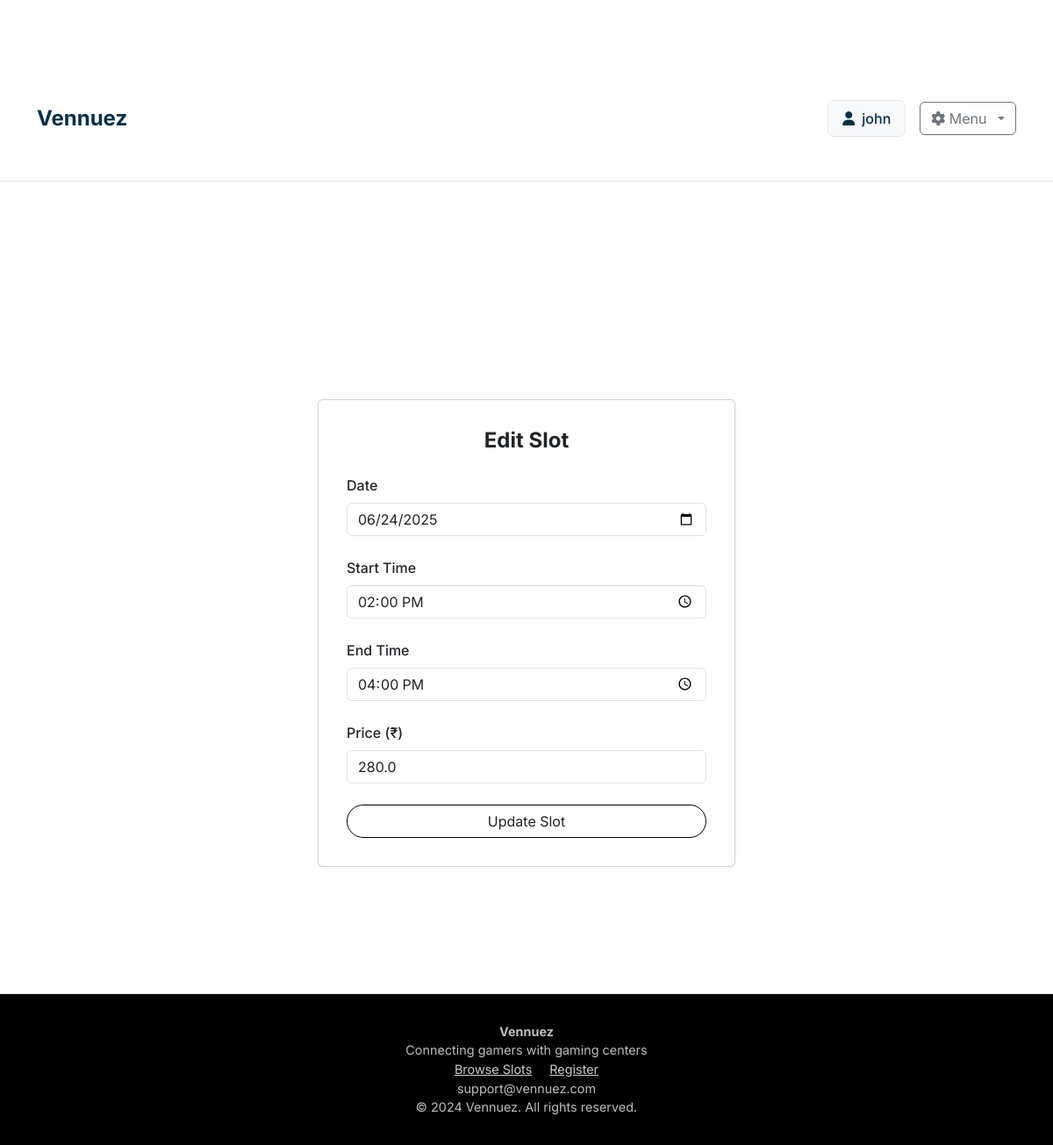
/edit_slot/2 (signed in), run on an earlier commit of the app's database.
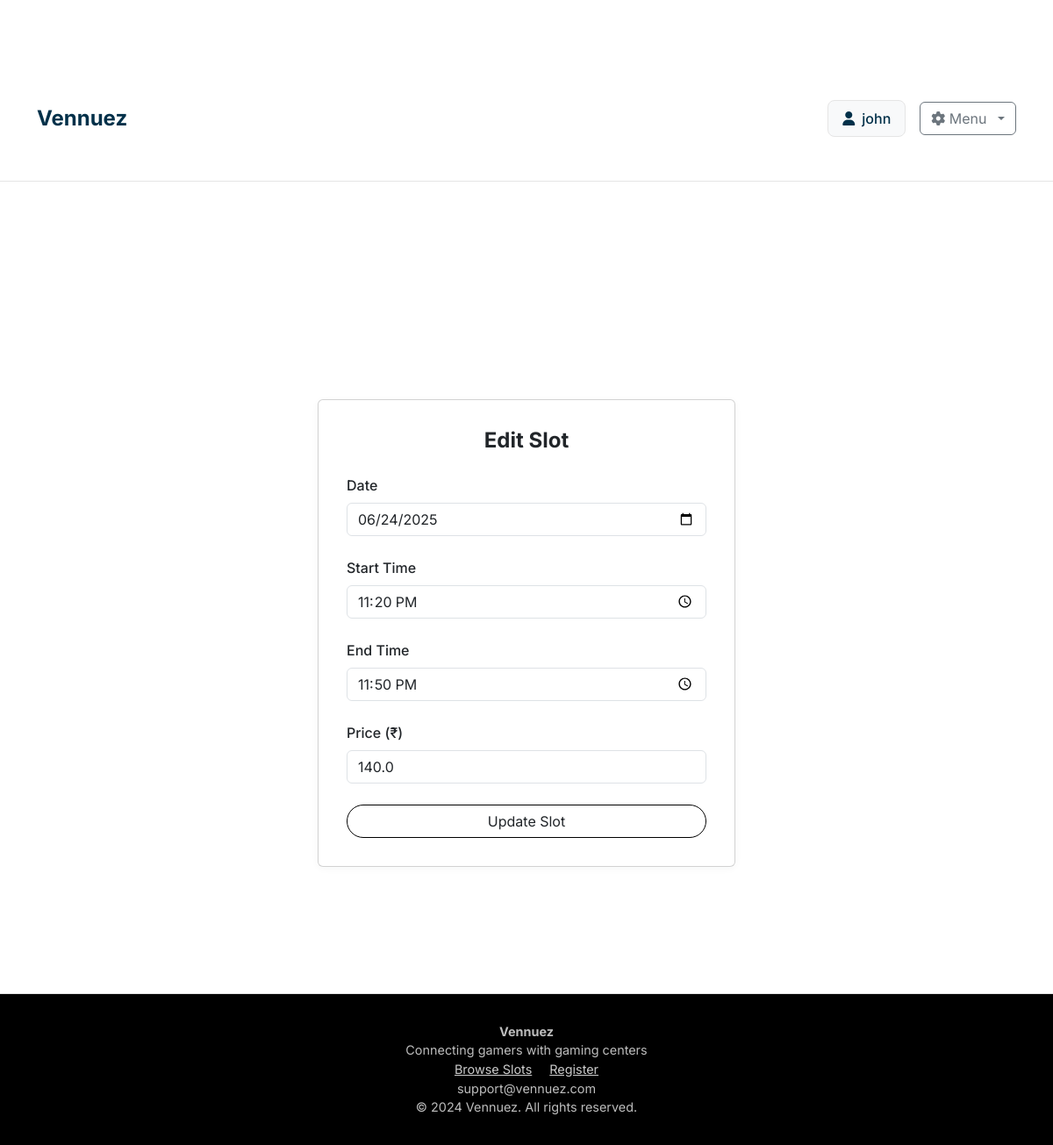
And on a later commit of the database.
### models.py (models this page shows, shortened)
class TimeSlot(db.Model):
    __tablename__ = 'time_slots'
    id = db.Column(db.Integer, primary_key=True)
    start_time = db.Column(db.DateTime, nullable=False)
    end_time = db.Column(db.DateTime, nullable=False)
    total_amount = db.Column(db.Float, nullable=False)
    advance_paid = db.Column(db.Float, default=0.0)  # Fixed advance amount
    is_booked = db.Column(db.Boolean, default=False)
    snacks_amount = db.Column(db.Float, default=0.0)
    final_amount = db.Column(db.Float, default=0.0)
    completed = db.Column(db.Boolean, default=False)
    number_of_people = db.Column(db.Integer, default=1)  # New field for number of people
    duration_hours = db.Column(db.Float, default=1.0)
    booking_id = db.Column(db.String(20), unique=True, nullable=True)
    customer_name = db.Column(db.String(100), nullable=True)
    customer_phone = db.Column(db.String(20), nullable=True)
    customer_email = db.Column(db.String(120), nullable=True)
    customer_age = db.Column(db.Integer, nullable=True)
    special_requests = db.Column(db.Text, nullable=True)
    contact_sms = db.Column(db.Boolean, default=True)
    contact_whatsapp = db.Column(db.Boolean, default=True)
    contact_email = db.Column(db.Boolean, default=False)
    payment_status = db.Column(db.String(20), default='pending')  # pending, paid, failed
    payment_id = db.Column(db.String(100), nullable=True)
    booking_time = db.Column(db.DateTime, nullable=True)
    created_at = db.Column(db.DateTime, default=datetime.utcnow)
    console_id = db.Column(db.Integer, db.ForeignKey('consoles.id'), nullable=False)
    user_id = db.Column(db.Integer, db.ForeignKey('users.id'), nullable=True)  # Optional for unregistered bookings

### routes.py (the view, shortened to what this page needs)
@app.route('/edit_slot/<int:slot_id>', methods=['GET', 'POST'])
@login_required
def edit_slot(slot_id):
    slot = TimeSlot.query.get_or_404(slot_id)
    console = Console.query.get_or_404(slot.console_id)
    if not current_user.is_authenticated or (isinstance(current_user, Owner) and console.owner_id != current_user.id):
        flash('You are not authorized to edit this slot.', 'danger')
        return redirect(url_for('owner_dashboard'))
    return render_template('edit_slot.html', slot=slot)

### app.py (called while the page is built)
@login_manager.user_loader
def load_user(user_id):
    from models import Owner, User
    from flask import session
    user_type = session.get('user_type')
    if user_type == 'owner':
        return Owner.query.get(int(user_id))
    elif user_type == 'user':
        return User.query.get(int(user_id))
    return None

### templates/edit_slot.html (shortened to what this page needs)
{% extends "base.html" %}
{% block content %}
<section class="edit-slot-page" style="padding: 2rem 0;">
    <div class="container" style="max-width: 500px;">
        <div class="card" style="margin: 0 auto;">
            <h2 style="font-size: 1.5rem; font-weight: 700; margin-bottom: 1.5rem; text-align: center;">Edit Slot</h2>
            <form method="POST" class="edit-slot-form">
                <div class="form-group">
                    <label for="date" class="form-label">Date</label>
                    <input type="date" class="form-control" id="date" name="date" required value="{{ slot.start_time.strftime('%Y-%m-%d') }}">
                </div>
                <div class="form-group">
                    <label for="start_time" class="form-label">Start Time</label>
                    <input type="time" class="form-control" id="start_time" name="start_time" required value="{{ slot.start_time.strftime('%H:%M') }}">
                </div>
                <div class="form-group">
                    <label for="end_time" class="form-label">End Time</label>
                    <input type="time" class="form-control" id="end_time" name="end_time" required value="{{ slot.end_time.strftime('%H:%M') }}">
                </div>
                <div class="form-group">
                    <label for="price" class="form-label">Price (₹)</label>
                    <input type="number" class="form-control" id="price" name="price" required min="0" step="0.01" value="{{ slot.total_amount }}">
                </div>
                <button type="submit" class="btn" style="width: 100%; border-radius: 20px; border-color: black">Update Slot</button>
            </form>
        </div>
    </div>
</section>
{% endblock %}

What changed in the data, as far as the page shows it:
changed TimeSlot: start_time "14:00" → "23:20"; end_time "16:00" → "23:50"; price "280.0" → "140.0"
